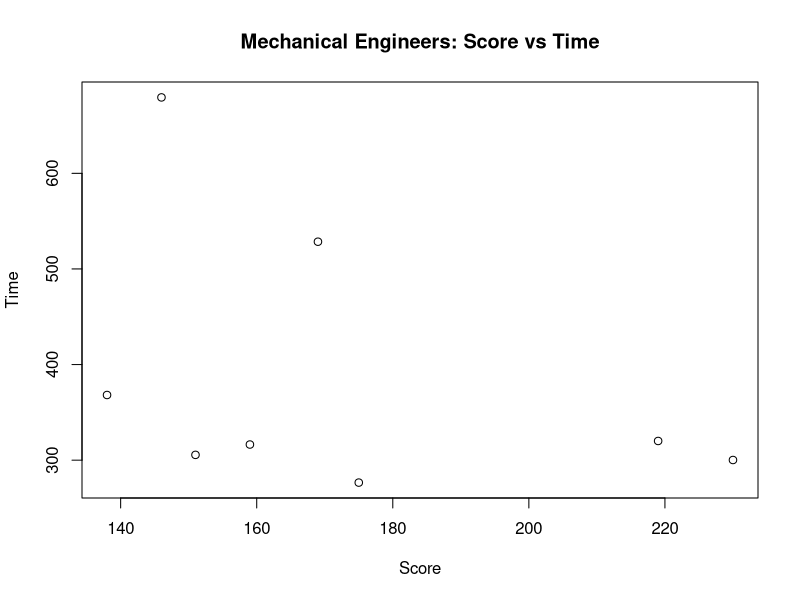

Reproduce this figure in R.
rm(list =ls());
mech <- read.table("Mech-Total-ST.txt", header = TRUE);
attach(mech);
plot(Score, Time, main="Mechanical Engineers: Score vs Time", xlab="Score", ylab="Time");
Fit<-lm(Score~Time);
summary(Fit);
abline(Fit);


